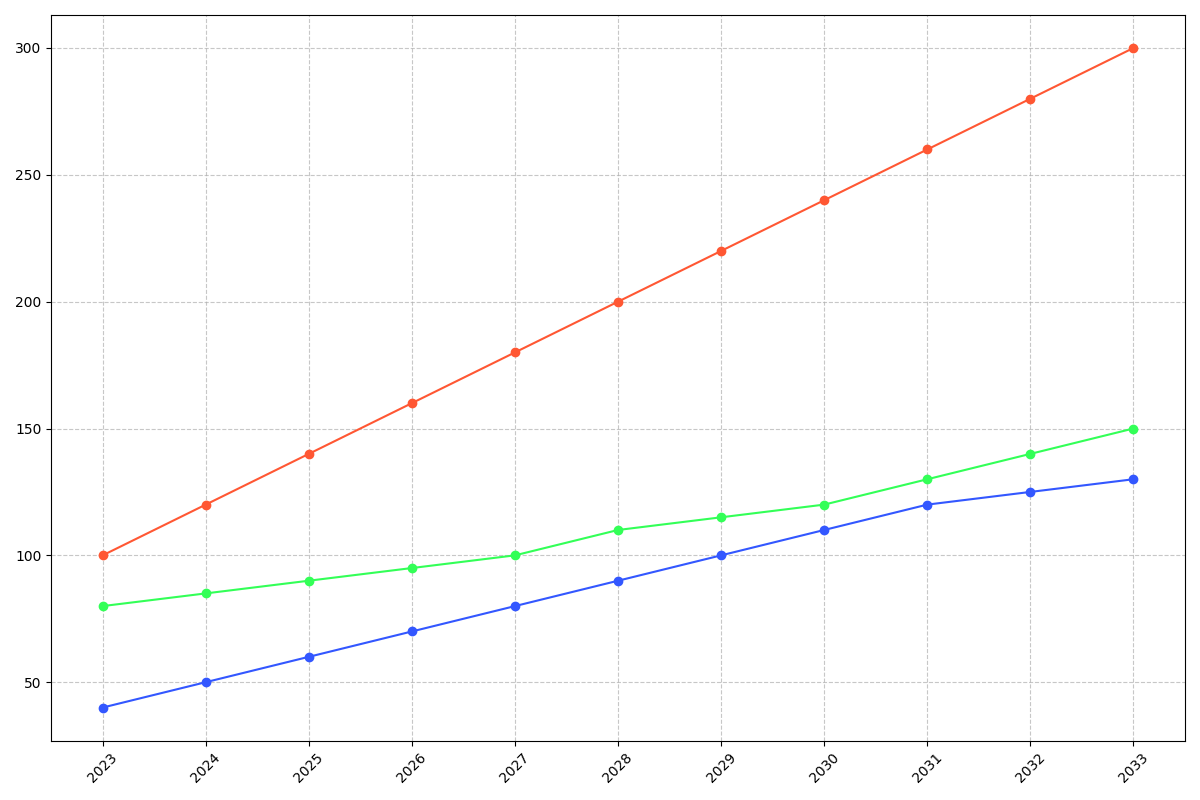

Python code for this plot:
import matplotlib.pyplot as plt
import numpy as np

years = np.arange(2023, 2034)

apples = [100, 120, 140, 160, 180, 200, 220, 240, 260, 280, 300]
bananas = [80, 85, 90, 95, 100, 110, 115, 120, 130, 140, 150]
cherries = [40, 50, 60, 70, 80, 90, 100, 110, 120, 125, 130]

export_data = [np.array(apples), np.array(bananas), np.array(cherries)]

colors = ['#FF5733', '#33FF57', '#3357FF']

fig, ax = plt.subplots(figsize=(12, 8))

for data, color in zip(export_data, colors):
    ax.plot(years, data, marker='o', color=color)

ax.set_xticks(years)
ax.set_xticklabels(years, rotation=45)
ax.grid(True, linestyle='--', alpha=0.7)

plt.tight_layout()
plt.show()
